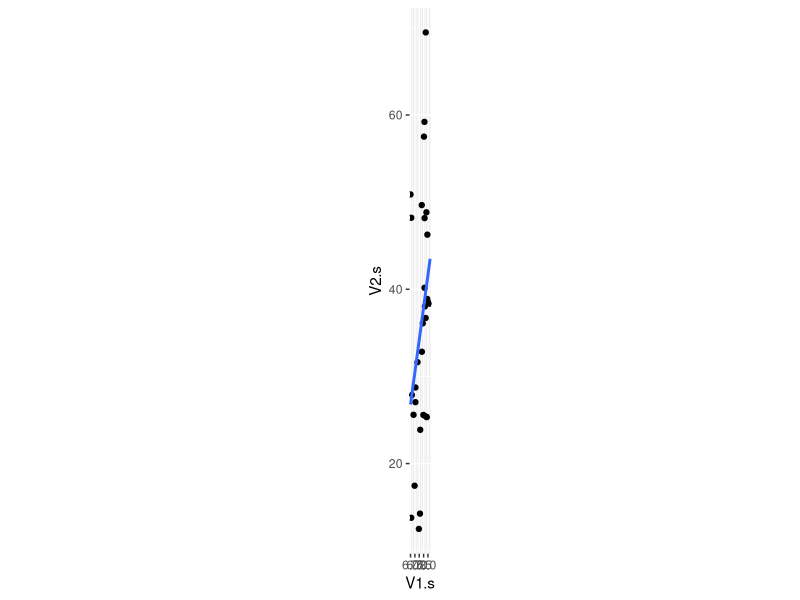
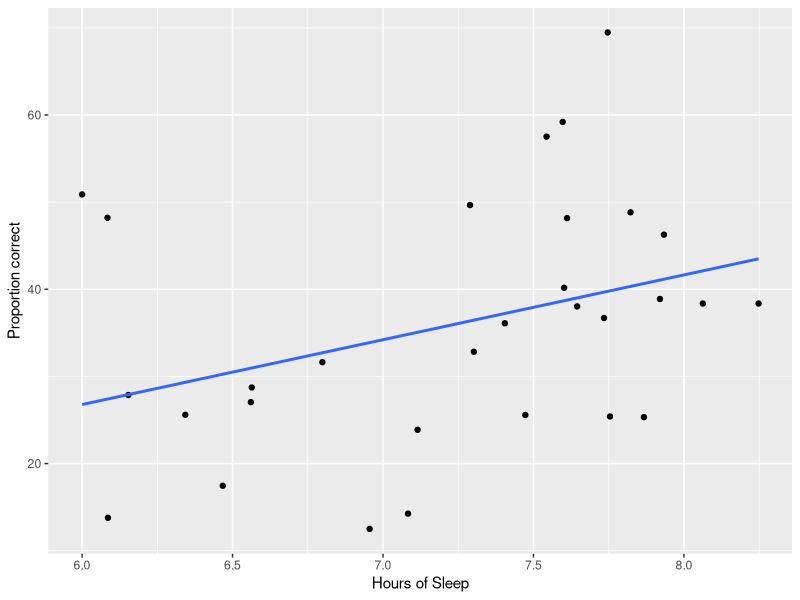
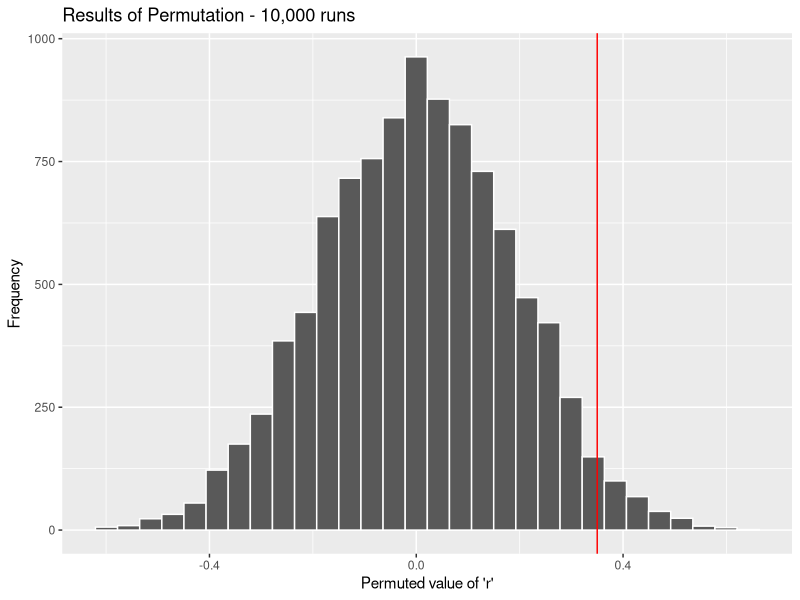
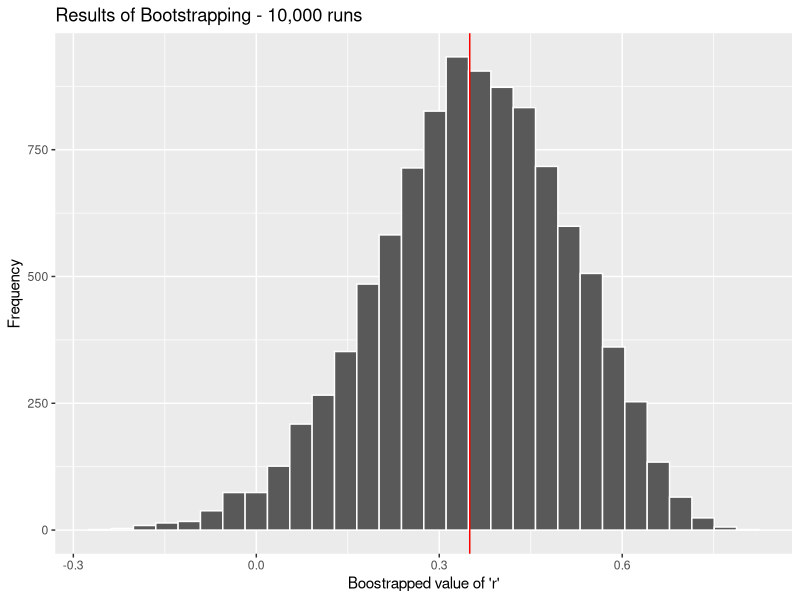

The R source for these figures, in order:

### Generate random correlation function


library(MASS)
library(ggplot2)
# Desired correlation
d.cor <- 0.35
# Desired mean of X
d.mx <- 8
# Desired range of X
d.rangex <- 4
# Desired mean of Y
d.my <- 55
# Desired range of Y
d.rangey <- 85
#N
N<-30
# Calculations to create multipliation and addition factors for mean and range of X and Y
mx.factor <- d.rangex/6
addx.factor <- d.mx - (mx.factor*3)
my.factor <- d.rangey/6
addy.factor <- d.my - (my.factor*3)
# Generate data
out <- as.data.frame(mvrnorm(N, mu = c(0,0), 
                             Sigma = matrix(c(1,d.cor,d.cor,1), ncol = 2), 
                             empirical = TRUE))
# Adjust so that values are positive and include factors to match desired means and ranges
out$V1.s <- (out$V1 - min(out$V1))*mx.factor + addx.factor
out$V2.s <- (out$V2 - min(out$V2))*my.factor + addy.factor
# Create liniear model to calculate intercept and slope
fit <- lm(out$V2.s ~ out$V1.s, data=out)
coef(fit)
# Plot scatterplot along with regression line
ggplot(out, aes(x=V1.s, y=V2.s)) + geom_point() + coord_fixed() + geom_smooth(method='lm', se=F)
# Produce summary table
summary(out)
head(out)



cor(out[,1],out[,2])
ggplot(out, aes(x=V1.s, y=V2.s)) + geom_point() + geom_smooth(method='lm', se=F)+
  xlab("Hours of Sleep") + ylab("Proportion correct")


### Permutation

round(data.frame(X=out[,3], Y=out[,4]),2)

v1 = round(data.frame(X=out[,3], Y=sample(out[,4])),2)
v2 = round(data.frame(X=out[,3], Y=sample(out[,4])),2)
v3 = round(data.frame(X=out[,3], Y=sample(out[,4])),2)

cor(v1[,1],v1[,2])
cor(v2[,1],v2[,2])
cor(v3[,1],v3[,2])

qq=NULL
for(i in 1:10000){
  q = round(data.frame(X=out[,3], Y=sample(out[,4])),2)
  qq[[i]]<-cor(q[,1],q[,2])
}

ggplot(data.frame(vals=unlist(qq)), aes(vals)) +geom_histogram(color='white')+
  geom_vline(xintercept=cor(out[,1],out[,2]), color="red", lty=1)+
  ggtitle("Results of Permutation - 10,000 runs")+
  xlab("Permuted value of 'r'")+
  ylab("Frequency")

sum(unlist(qq)>=0.35)/10000



### Bootstrapping

dd=data.frame(X=out[,3],Y=out[,4])

w1=dd[sample(nrow(dd), nrow(dd), T), ]
w2=dd[sample(nrow(dd), nrow(dd), T), ]
w3=dd[sample(nrow(dd), nrow(dd), T), ]

cor(w1[,1],w1[,2])
cor(w2[,1],w2[,2])
cor(w3[,1],w3[,2])

w1
w2
w3

ww=NULL
for(i in 1:10000){
w1=dd[sample(nrow(dd), nrow(dd), T), ]
ww[[i]]=cor(w1[,1],w1[,2])
}

ggplot(data.frame(vals=unlist(ww)), aes(vals)) +geom_histogram(color='white')+
  geom_vline(xintercept=cor(out[,1],out[,2]), color="red", lty=1)+
  ggtitle("Results of Bootstrapping - 10,000 runs")+
  xlab("Boostrapped value of 'r'")+
  ylab("Frequency")


summary(unlist(ww))
quantile(unlist(ww),.025)
quantile(unlist(ww),.975)
